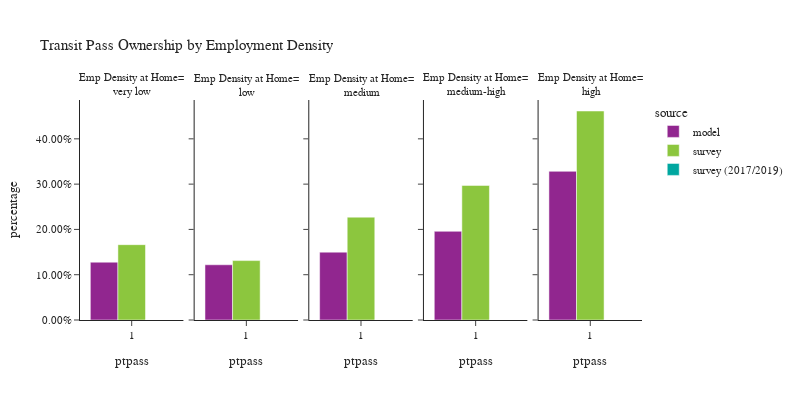

Notebook source saved alongside this figure:
### Code cell
plot_transit_pass(person, 'emp_density_group', 'Employment Density', 'Emp Density at Home')

### Figure 1 — Plotly figure (JSON) as saved in the notebook; plotly's stock layout.template omitted (floating-point values rounded to 4 significant figures)
{"data": [{"alignmentgroup": "True", "customdata": [[71421]], "hovertemplate": "source=model<br>emp_density_group=very low<br>ptpass=%{x}<br>percentage=%{y}<br>sample count=%{customdata[0]}<extra></extra>", "legendgroup": "model", "marker": {"color": "#91268F", "pattern": {"shape": ""}}, "name": "model", "offsetgroup": "model", "orientation": "v", "showlegend": true, "textposition": "auto", "type": "bar", "x": [1.0], "xaxis": "x", "y": [0.1277], "yaxis": "y"}, {"alignmentgroup": "True", "customdata": [[65671]], "hovertemplate": "source=model<br>emp_density_group=low<br>ptpass=%{x}<br>percentage=%{y}<br>sample count=%{customdata[0]}<extra></extra>", "legendgroup": "model", "marker": {"color": "#91268F", "pattern": {"shape": ""}}, "name": "model", "offsetgroup": "model", "orientation": "v", "showlegend": false, "textposition": "auto", "type": "bar", "x": [1.0], "xaxis": "x2", "y": [0.1219], "yaxis": "y2"}, {"alignmentgroup": "True", "customdata": [[157922]], "hovertemplate": "source=model<br>emp_density_group=medium<br>ptpass=%{x}<br>percentage=%{y}<br>sample count=%{customdata[0]}<extra></extra>", "legendgroup": "model", "marker": {"color": "#91268F", "pattern": {"shape": ""}}, "name": "model", "offsetgroup": "model", "orientation": "v", "showlegend": false, "textposition": "auto", "type": "bar", "x": [1.0], "xaxis": "x3", "y": [0.1499], "yaxis": "y3"}, {"alignmentgroup": "True", "customdata": [[187616]], "hovertemplate": "source=model<br>emp_density_group=medium-high<br>ptpass=%{x}<br>percentage=%{y}<br>sample count=%{customdata[0]}<extra></extra>", "legendgroup": "model", "marker": {"color": "#91268F", "pattern": {"shape": ""}}, "name": "model", "offsetgroup": "model", "orientation": "v", "showlegend": false, "textposition": "auto", "type": "bar", "x": [1.0], "xaxis": "x4", "y": [0.1958], "yaxis": "y4"}, {"alignmentgroup": "True", "customdata": [[245886]], "hovertemplate": "source=model<br>emp_density_group=high<br>ptpass=%{x}<br>percentage=%{y}<br>sample count=%{customdata[0]}<extra></extra>", "legendgroup": "model", "marker": {"color": "#91268F", "pattern": {"shape": ""}}, "name": "model", "offsetgroup": "model", "orientation": "v", "showlegend": false, "textposition": "auto", "type": "bar", "x": [1.0], "xaxis": "x5", "y": [0.3283], "yaxis": "y5"}, {"alignmentgroup": "True", "customdata": [[162]], "hovertemplate": "source=survey<br>emp_density_group=very low<br>ptpass=%{x}<br>percentage=%{y}<br>sample count=%{customdata[0]}<extra></extra>", "legendgroup": "survey", "marker": {"color": "#8CC63E", "pattern": {"shape": ""}}, "name": "survey", "offsetgroup": "survey", "orientation": "v", "showlegend": true, "textposition": "auto", "type": "bar", "x": [1.0], "xaxis": "x", "y": [0.1663], "yaxis": "y"}, {"alignmentgroup": "True", "customdata": [[147]], "hovertemplate": "source=survey<br>emp_density_group=low<br>ptpass=%{x}<br>percentage=%{y}<br>sample count=%{customdata[0]}<extra></extra>", "legendgroup": "survey", "marker": {"color": "#8CC63E", "pattern": {"shape": ""}}, "name": "survey", "offsetgroup": "survey", "orientation": "v", "showlegend": false, "textposition": "auto", "type": "bar", "x": [1.0], "xaxis": "x2", "y": [0.1312], "yaxis": "y2"}, {"alignmentgroup": "True", "customdata": [[388]], "hovertemplate": "source=survey<br>emp_density_group=medium<br>ptpass=%{x}<br>percentage=%{y}<br>sample count=%{customdata[0]}<extra></extra>", "legendgroup": "survey", "marker": {"color": "#8CC63E", "pattern": {"shape": ""}}, "name": "survey", "offsetgroup": "survey", "orientation": "v", "showlegend": false, "textposition": "auto", "type": "bar", "x": [1.0], "xaxis": "x3", "y": [0.227], "yaxis": "y3"}, {"alignmentgroup": "True", "customdata": [[656]], "hovertemplate": "source=survey<br>emp_density_group=medium-high<br>ptpass=%{x}<br>percentage=%{y}<br>sample count=%{customdata[0]}<extra></extra>", "legendgroup": "survey", "marker": {"color": "#8CC63E", "pattern": {"shape": ""}}, "name": "survey", "offsetgroup": "survey", "orientation": "v", "showlegend": false, "textposition": "auto", "type": "bar", "x": [1.0], "xaxis": "x4", "y": [0.2972], "yaxis": "y4"}, {"alignmentgroup": "True", "customdata": [[1299]], "hovertemplate": "source=survey<br>emp_density_group=high<br>ptpass=%{x}<br>percentage=%{y}<br>sample count=%{customdata[0]}<extra></extra>", "legendgroup": "survey", "marker": {"color": "#8CC63E", "pattern": {"shape": ""}}, "name": "survey", "offsetgroup": "survey", "orientation": "v", "showlegend": false, "textposition": "auto", "type": "bar", "x": [1.0], "xaxis": "x5", "y": [0.4615], "yaxis": "y5"}, {"alignmentgroup": "True", "customdata": [[0]], "hovertemplate": "source=survey (2017/2019)<br>emp_density_group=very low<br>ptpass=%{x}<br>percentage=%{y}<br>sample count=%{customdata[0]}<extra></extra>", "legendgroup": "survey (2017/2019)", "marker": {"color": "#00A7A0", "pattern": {"shape": ""}}, "name": "survey (2017/2019)", "offsetgroup": "survey (2017/2019)", "orientation": "v", "showlegend": true, "textposition": "auto", "type": "bar", "x": [1.0], "xaxis": "x", "y": [0.0], "yaxis": "y"}, {"alignmentgroup": "True", "customdata": [[0]], "hovertemplate": "source=survey (2017/2019)<br>emp_density_group=low<br>ptpass=%{x}<br>percentage=%{y}<br>sample count=%{customdata[0]}<extra></extra>", "legendgroup": "survey (2017/2019)", "marker": {"color": "#00A7A0", "pattern": {"shape": ""}}, "name": "survey (2017/2019)", "offsetgroup": "survey (2017/2019)", "orientation": "v", "showlegend": false, "textposition": "auto", "type": "bar", "x": [1.0], "xaxis": "x2", "y": [0.0], "yaxis": "y2"}, {"alignmentgroup": "True", "customdata": [[0]], "hovertemplate": "source=survey (2017/2019)<br>emp_density_group=medium<br>ptpass=%{x}<br>percentage=%{y}<br>sample count=%{customdata[0]}<extra></extra>", "legendgroup": "survey (2017/2019)", "marker": {"color": "#00A7A0", "pattern": {"shape": ""}}, "name": "survey (2017/2019)", "offsetgroup": "survey (2017/2019)", "orientation": "v", "showlegend": false, "textposition": "auto", "type": "bar", "x": [1.0], "xaxis": "x3", "y": [0.0], "yaxis": "y3"}, {"alignmentgroup": "True", "customdata": [[0]], "hovertemplate": "source=survey (2017/2019)<br>emp_density_group=medium-high<br>ptpass=%{x}<br>percentage=%{y}<br>sample count=%{customdata[0]}<extra></extra>", "legendgroup": "survey (2017/2019)", "marker": {"color": "#00A7A0", "pattern": {"shape": ""}}, "name": "survey (2017/2019)", "offsetgroup": "survey (2017/2019)", "orientation": "v", "showlegend": false, "textposition": "auto", "type": "bar", "x": [1.0], "xaxis": "x4", "y": [0.0], "yaxis": "y4"}, {"alignmentgroup": "True", "customdata": [[0]], "hovertemplate": "source=survey (2017/2019)<br>emp_density_group=high<br>ptpass=%{x}<br>percentage=%{y}<br>sample count=%{customdata[0]}<extra></extra>", "legendgroup": "survey (2017/2019)", "marker": {"color": "#00A7A0", "pattern": {"shape": ""}}, "name": "survey (2017/2019)", "offsetgroup": "survey (2017/2019)", "orientation": "v", "showlegend": false, "textposition": "auto", "type": "bar", "x": [1.0], "xaxis": "x5", "y": [0.0], "yaxis": "y5"}], "layout": {"annotations": [{"font": {}, "showarrow": false, "text": "Emp Density at Home=<br>very low", "x": 0.092, "xanchor": "center", "xref": "paper", "y": 1.0, "yanchor": "bottom", "yref": "paper"}, {"font": {}, "showarrow": false, "text": "Emp Density at Home=<br>low", "x": 0.296, "xanchor": "center", "xref": "paper", "y": 1.0, "yanchor": "bottom", "yref": "paper"}, {"font": {}, "showarrow": false, "text": "Emp Density at Home=<br>medium", "x": 0.5, "xanchor": "center", "xref": "paper", "y": 1.0, "yanchor": "bottom", "yref": "paper"}, {"font": {}, "showarrow": false, "text": "Emp Density at Home=<br>medium-high", "x": 0.704, "xanchor": "center", "xref": "paper", "y": 1.0, "yanchor": "bottom", "yref": "paper"}, {"font": {}, "showarrow": false, "text": "Emp Density at Home=<br>high", "x": 0.908, "xanchor": "center", "xref": "paper", "y": 1.0, "yanchor": "bottom", "yref": "paper"}], "barmode": "group", "font": {"size": 11}, "height": 400, "legend": {"title": {"text": "source"}, "tracegroupgap": 0}, "title": {"text": "Transit Pass Ownership by Employment Density"}, "width": 800, "xaxis": {"anchor": "y", "domain": [0.0, 0.184], "title": {"text": "ptpass"}}, "xaxis2": {"anchor": "y2", "domain": [0.204, 0.388], "matches": "x", "title": {"text": "ptpass"}}, "xaxis3": {"anchor": "y3", "domain": [0.408, 0.592], "matches": "x", "title": {"text": "ptpass"}}, "xaxis4": {"anchor": "y4", "domain": [0.612, 0.796], "matches": "x", "title": {"text": "ptpass"}}, "xaxis5": {"anchor": "y5", "domain": [0.816, 1.0], "matches": "x", "title": {"text": "ptpass"}}, "yaxis": {"anchor": "x", "domain": [0.0, 1.0], "tickformat": ".2%", "title": {"text": "percentage"}}, "yaxis2": {"anchor": "x2", "domain": [0.0, 1.0], "matches": "y", "showticklabels": false, "tickformat": ".2%"}, "yaxis3": {"anchor": "x3", "domain": [0.0, 1.0], "matches": "y", "showticklabels": false, "tickformat": ".2%"}, "yaxis4": {"anchor": "x4", "domain": [0.0, 1.0], "matches": "y", "showticklabels": false, "tickformat": ".2%"}, "yaxis5": {"anchor": "x5", "domain": [0.0, 1.0], "matches": "y", "showticklabels": false, "tickformat": ".2%"}}}
